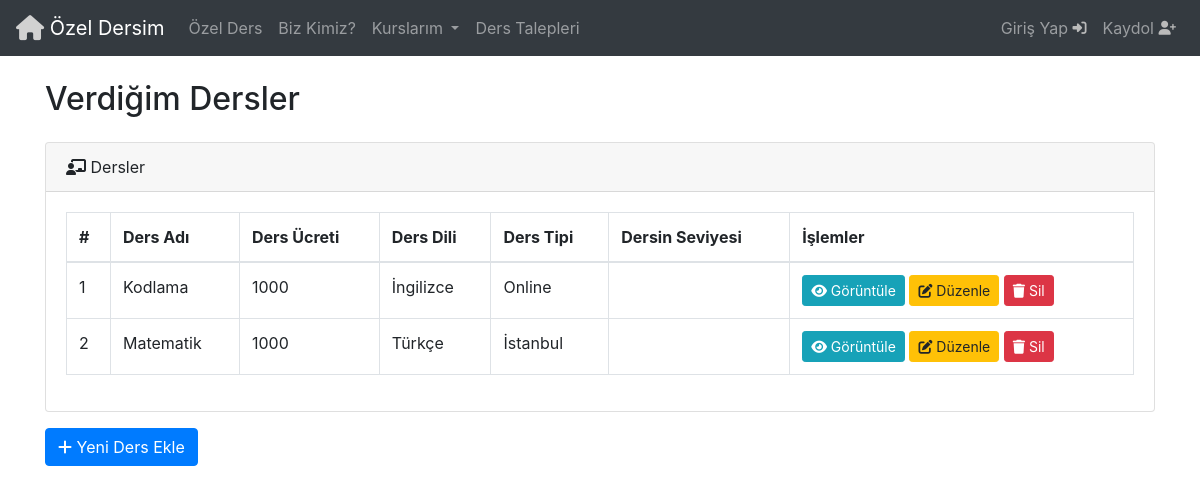
The app's page /verdigim_dersler/1/, older data.
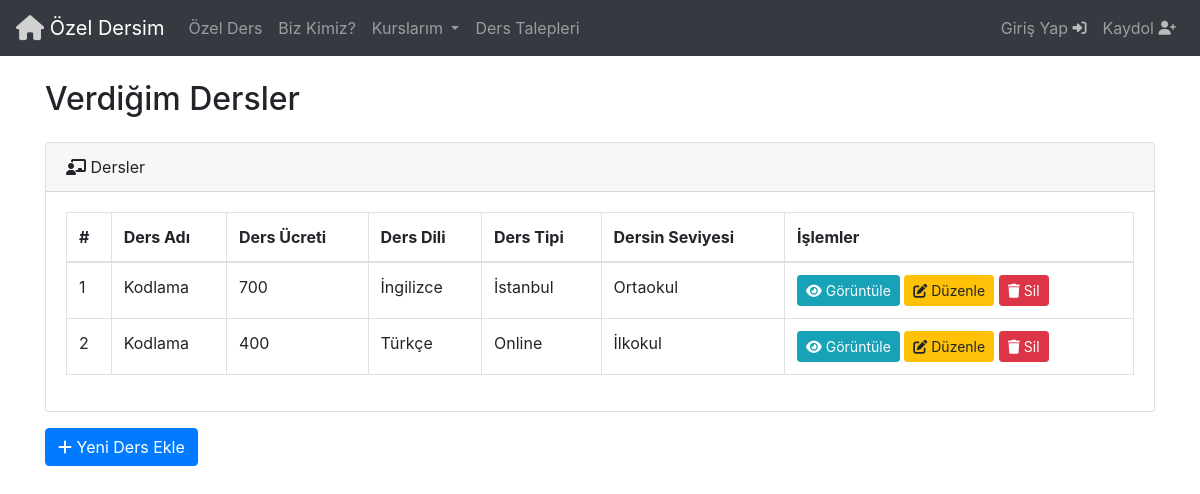
The same page, newer data.
### Base/models.py (models this page shows, shortened)
class VerilenDersler(models.Model):
  seviye = [
    ('İlkokul', 'İlkokul'),
    ('Ortaokul', 'Ortaokul'),
    ('Lise', 'Lise'),
    ('Universite', 'Üniversite'),
    ('Yukseklisans','Yüksek Lisans'),
  ]
  ders = models.ForeignKey(Ders, on_delete=models.CASCADE)
  saatlik_ucret = models.IntegerField(validators=[MinValueValidator(0)])
  egitmen = models.ForeignKey(User, on_delete=models.CASCADE)
  ders_dili = models.ForeignKey(Dil, on_delete=models.CASCADE)
  sehir = models.ForeignKey(Sehir, on_delete=models.CASCADE)
  ders_seviyesi = models.CharField(max_length=50, choices=seviye)

class Ders(models.Model):
  ders = models.CharField(max_length=50)
  def __str__(self) :
    return self.ders

class Dil(models.Model):
  dil = models.CharField(max_length=50)
  def __str__(self):
    return self.dil

class Sehir(models.Model):
  sehir = models.CharField(max_length=50)
  def __str__(self):
    return self.sehir

### Base/views.py (the view)
# urls.py: path('verdigim_dersler/<str:pk>/',views.verdigim_dersler,name='VerdigimDersler'),
def verdigim_dersler(request,pk):
   user = User.objects.get(id=pk)
   dersler = VerilenDersler.objects.filter(egitmen=user)
   return render(request,'VerdigimDersler.html',{'dersler':dersler})

### Templates/VerdigimDersler.html (shortened to what this page needs)
{% include 'navbar.html' %}
<!DOCTYPE html>
<html lang="en">
  <head>
    <link
      rel="stylesheet"
      href="https://stackpath.bootstrapcdn.com/bootstrap/4.5.2/css/bootstrap.min.css"
    />
    <link
      rel="stylesheet"
      href="https://cdnjs.cloudflare.com/ajax/libs/font-awesome/6.5.2/css/all.min.css"
    />
  </head>
  <body>
    <div class="container mt-4">
      <h2 class="mb-4">Verdiğim Dersler</h2>
      <div class="card mb-3">
        <div class="card-header">
          <i class="fas fa-chalkboard-teacher"></i> Dersler
        </div>
        <div class="card-body">
          <div class="table-responsive">
            <table class="table table-bordered">
              <thead>
                <tr>
                  <th>#</th>
                  <th>Ders Adı</th>
                  <th>Ders Ücreti</th>
                  <th>Ders Dili</th>
                  <th>Ders Tipi</th>
                  <th>Dersin Seviyesi</th>
                  <th>İşlemler</th>
                </tr>
              </thead>
              <tbody>
                {% for ders in dersler %}
                <tr>
                  <td>{{ forloop.counter }}</td>
                  <td>{{ders.ders}}</td>
                  <td>{{ders.saatlik_ucret}}</td>
                  <td>{{ders.ders_dili}}</td>
                  <td>{{ders.sehir}}</td>
                  <td>{{ders.ders_seviyesi}}</td>
                  <td>
                    <a href="#" class="btn btn-info btn-sm">
                      <i class="fas fa-eye"></i> Görüntüle
                    </a>
                    <a
                      href="{% url 'DersDuzenle' ders.id %}"
                      class="btn btn-warning btn-sm"
                    >
                      <i class="fas fa-edit"></i> Düzenle
                    </a>
                    <a
                      href="{% url 'DersSil' ders.id %}"
                      class="btn btn-danger btn-sm"
                    >
                      <i class="fas fa-trash"></i> Sil
                    </a>
                  </td>
                </tr>
                {% endfor %}
              </tbody>
            </table>
          </div>
        </div>
      </div>
      <a href="{% url 'DersEkle' request.user.id %}" class="btn btn-primary"
        ><i class="fas fa-plus"></i> Yeni Ders Ekle</a
      >
    </div>
  </body>
</html>

### Templates/navbar.html (shortened to what this page needs)
<!DOCTYPE html>
<html lang="en">
<head>
  <link rel="stylesheet" href="https://cdn.jsdelivr.net/npm/bootstrap@4.6.2/dist/css/bootstrap.min.css">
  <link rel="stylesheet" href="https://cdnjs.cloudflare.com/ajax/libs/font-awesome/6.5.2/css/all.min.css">
</head>
<body>
  <nav class="navbar navbar-expand-lg navbar-dark bg-dark">
    <a class="navbar-brand" href="{% url 'Home' %}"> <i class="fa-solid fa-house fa-lg" style="color: #d1d1d1;"></i>
      <width="30" height="30" class="d-inline-block align-top " alt="">
        Özel Dersim
    </a>
    <div class="collapse navbar-collapse" id="navbarSupportedContent">
      <ul class="navbar-nav mr-auto">
        <li class="nav-item">
          <a class="nav-link" href="{% url 'OzelDers' %}">Özel Ders</a>
        </li>
        <li class="nav-item">
          <a class="nav-link" href="{% url 'biz_kimiz' %}">Biz Kimiz?</a>
        </li>
        <li class="nav-item dropdown">
          <a class="nav-link dropdown-toggle" href="#" role="button" data-toggle="dropdown" aria-expanded="false">
            Kurslarım
          </a>
        </li>
        <li class="nav-item">
          <a class="nav-link" href="{% url 'DersTalepleri' %}">Ders Talepleri</a>
        </li>
      </ul>
      <div class="user-links">
        {% if request.user.is_authenticated %}
        <ul class="navbar-nav ml-auto">
          <li class="nav-item">
            <a class="nav-link">Merhaba {{request.user}}! <i class="fa-solid fa-hand fa-shake fa-sm" style="color: #c9c9c9;"></i></a>
          </li>
          <li class="nav-item">
           <a class="nav-link" href="{% url 'profil' request.user.id  %}">
              Hesabım <i class="fa-solid fa-user fa-sm" style="color: #c2c4c7;"></i></i></i></i></i>
            </a>
          </li>
          <li class="nav-item">
            <a class="nav-link" href="{% url 'mesaj'  %}">
              Mesajlar <i class="fa-regular fa-message fa-sm" style="color: #c7c9cc;"></i></i></i>
            </a>
          <ul class="nav navbar-nav navbar-right">
</ul>
          <li class="nav-item">
            <a class="nav-link" href="{% url 'logout'  %}">
              Çıkış Yap <i class="fa-solid fa-door-open fa-sm" style="color: #afb1b6;"></i></i></i></i>
            </a>
          </li>
        </ul>
        {% else %}
        <ul class="navbar-nav ml-auto">
          <li class="nav-item">
            <a class="nav-link" href="{% url 'login'  %}">
              Giriş Yap <i class="fas fa-sign-in-alt fa-sm" style="color: #bababa;"></i></i>
            </a>
          </li>
          <li class="nav-item">
            <a class="nav-link" href="{% url 'register' %}">
              Kaydol <i class="fas fa-user-plus fa-sm" style="color: #bababa;"></i></i>
            </a>
          </li>
        </ul>
        {% endif %}
      </div>
  </nav>
</body>
</html>

Row changes from the older to the newer data that the page shows:
removed VerilenDersler: ders "Kodlama", saatlik_ucret "1000", ders_dili "İngilizce", sehir "Online"
removed VerilenDersler: ders "Matematik", saatlik_ucret "1000", ders_dili "Türkçe", sehir "İstanbul"
added VerilenDersler: ders "Kodlama", saatlik_ucret "700", ders_dili "İngilizce", sehir "İstanbul", ders_seviyesi "Ortaokul"
added VerilenDersler: ders "Kodlama", saatlik_ucret "400", ders_dili "Türkçe", sehir "Online", ders_seviyesi "İlkokul"
